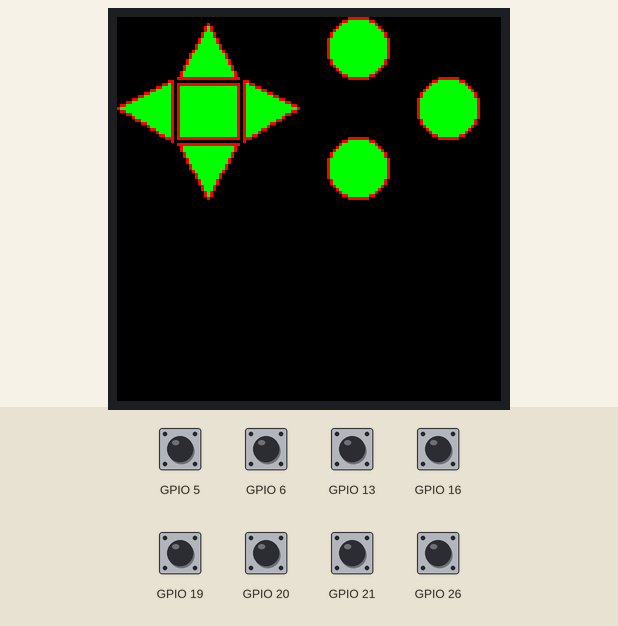
Recording of a program running on a simulated Raspberry Pi (BCM pin numbers). Shown: 128×128 colour display. The inputs (shaded band) are chosen by the test bench; at power-on: GPIO 5, GPIO 6, GPIO 13, GPIO 16, GPIO 19–21, GPIO 26 HIGH. The clock reads 2024-03-15 10:24:30 at power-on unless the program sets it; library files of the repository ran but are not shown: LCD_1in44.py; what the program prints to the terminal is not drawn.

Above: at 1.5 s.
1.6 s: GPIO 5 pulled LOW for 0.15 s
At 1.79 s:
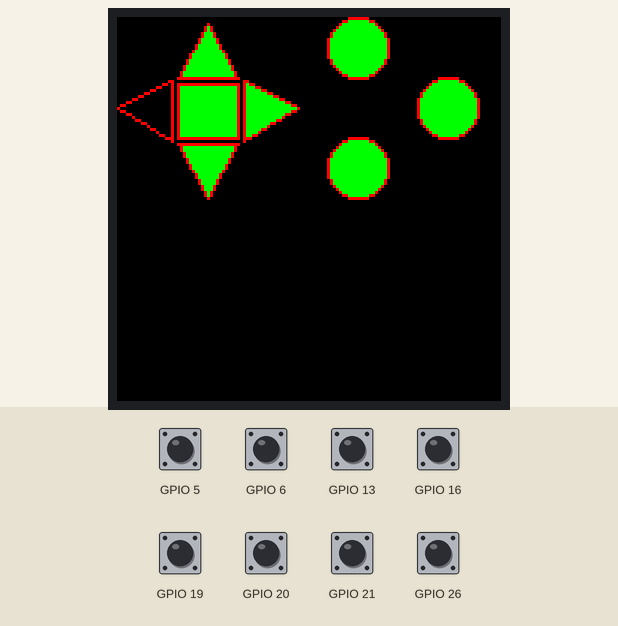
3.4 s: GPIO 6 pulled LOW for 0.15 s
At 3.59 s:
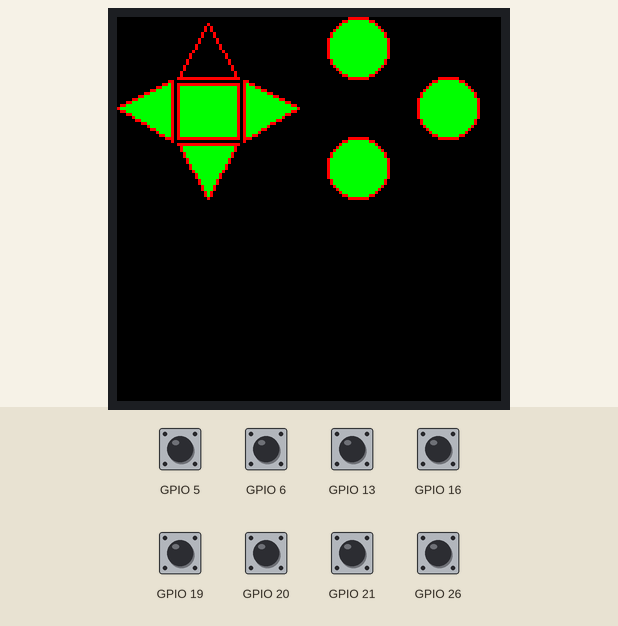
Timing chart, 0 to 6.4 s (numbered marks = the images above; inputs shaded):
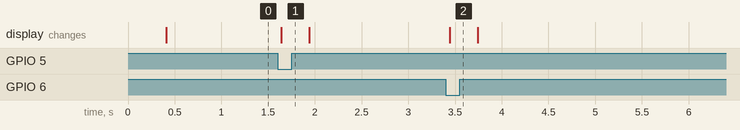

Measured:
- after the input at 1.6 s, the display: changes at once (image 1)
- after the input at 3.4 s, the display: changes at once (image 2)

The program:

key_demo.py
```python
# -*- coding:utf-8 -*-
import LCD_1in44

from PIL import Image,ImageDraw,ImageFont,ImageColor

# 240x240 display with hardware SPI:
disp = LCD_1in44.LCD()
Lcd_ScanDir = LCD_1in44.SCAN_DIR_DFT  #SCAN_DIR_DFT = D2U_L2R
disp.LCD_Init(Lcd_ScanDir)
disp.LCD_Clear()

# Create blank image for drawing.
# Make sure to create image with mode '1' for 1-bit color.
image = Image.new('RGB', (disp.width, disp.height))

# Get drawing object to draw on image.
draw = ImageDraw.Draw(image)

# Draw a black filled box to clear the image.
draw.rectangle((0,0,disp.width,disp.height), outline=0, fill=0)
disp.LCD_ShowImage(image,0,0)

try:
    while True:
        # with canvas(device) as draw:
        if disp.digital_read(disp.GPIO_KEY_UP_PIN ) == 0: # button is released
            draw.polygon([(20, 20), (30, 2), (40, 20)], outline=255, fill=0xff00)  #Up
        else: # button is pressed:
            draw.polygon([(20, 20), (30, 2), (40, 20)], outline=255, fill=0)  #Up filled
            print ("Up" )

        if disp.digital_read(disp.GPIO_KEY_LEFT_PIN) == 0: # button is released
            draw.polygon([(0, 30), (18, 21), (18, 41)], outline=255, fill=0xff00)  #left
        else: # button is pressed:
            draw.polygon([(0, 30), (18, 21), (18, 41)], outline=255, fill=0)  #left filled
            print ("left")

        if disp.digital_read(disp.GPIO_KEY_RIGHT_PIN) == 0: # button is released
            draw.polygon([(60, 30), (42, 21), (42, 41)], outline=255, fill=0xff00) #right
        else: # button is pressed:
            draw.polygon([(60, 30), (42, 21), (42, 41)], outline=255, fill=0) #right filled
            print ("right")

        if disp.digital_read(disp.GPIO_KEY_DOWN_PIN) == 0: # button is released
            draw.polygon([(30, 60), (40, 42), (20, 42)], outline=255, fill=0xff00) #down
        else: # button is pressed:
            draw.polygon([(30, 60), (40, 42), (20, 42)], outline=255, fill=0) #down filled
            print ("down")

        if disp.digital_read(disp.GPIO_KEY_PRESS_PIN) == 0: # button is released
            draw.rectangle((20, 22,40,40), outline=255, fill=0xff00) #center
        else: # button is pressed:
            draw.rectangle((20, 22,40,40), outline=255, fill=0) #center filled
            print ("center")

        if disp.digital_read(disp.GPIO_KEY1_PIN) == 0: # button is released
            draw.ellipse((70,0,90,20), outline=255, fill=0xff00) #A button
        else: # button is pressed:
            draw.ellipse((70,0,90,20), outline=255, fill=0) #A button filled
            print ("KEY1")

        if disp.digital_read(disp.GPIO_KEY2_PIN) == 0: # button is released
            draw.ellipse((100,20,120,40), outline=255, fill=0xff00) #B button]
        else: # button is pressed:
            draw.ellipse((100,20,120,40), outline=255, fill=0) #B button filled
            print ("KEY2")

        if disp.digital_read(disp.GPIO_KEY3_PIN) == 0: # button is released
            draw.ellipse((70,40,90,60), outline=255, fill=0xff00) #A button
        else: # button is pressed:
            draw.ellipse((70,40,90,60), outline=255, fill=0) #A button filled
            print ("KEY3")

        disp.LCD_ShowImage(image,0,0)
except:
	print("except")
disp.module_exit()
```

config.py
```python
# (licence header left out)
import spidev
import time
import logging
import numpy as np
from gpiozero import *

#GPIO define
KEY_UP_PIN     = 6
KEY_DOWN_PIN   = 19
KEY_LEFT_PIN   = 5
KEY_RIGHT_PIN  = 26
KEY_PRESS_PIN  = 13

KEY1_PIN       = 21
KEY2_PIN       = 20
KEY3_PIN       = 16

class RaspberryPi:
    def __init__(self,spi=spidev.SpiDev(0,0),spi_freq=40000000,rst = 27,dc = 25,bl = 24,bl_freq=1000,i2c=None,i2c_freq=100000):
        self.np=np
        self.INPUT = False
        self.OUTPUT = True

        self.SPEED  =spi_freq
        self.BL_freq=bl_freq

        self.GPIO_RST_PIN= self.gpio_mode(rst,self.OUTPUT)
        self.GPIO_DC_PIN = self.gpio_mode(dc,self.OUTPUT)
        self.GPIO_BL_PIN = self.gpio_pwm(bl)
        self.bl_DutyCycle(0)

        #init GPIO
        # for P4:
        # sudo vi /boot/config.txt
        # gpio=6,19,5,26,13,21,20,16=pu

        self.GPIO_KEY_UP_PIN     = self.gpio_mode(KEY_UP_PIN,self.INPUT,True,None)
        self.GPIO_KEY_DOWN_PIN   = self.gpio_mode(KEY_DOWN_PIN,self.INPUT,True,None)
        self.GPIO_KEY_LEFT_PIN   = self.gpio_mode(KEY_LEFT_PIN,self.INPUT,True,None)
        self.GPIO_KEY_RIGHT_PIN  = self.gpio_mode(KEY_RIGHT_PIN,self.INPUT,True,None)
        self.GPIO_KEY_PRESS_PIN  = self.gpio_mode(KEY_PRESS_PIN,self.INPUT,True,None)

        self.GPIO_KEY1_PIN       = self.gpio_mode(KEY1_PIN,self.INPUT,True,None)
        self.GPIO_KEY2_PIN       = self.gpio_mode(KEY2_PIN,self.INPUT,True,None)
        self.GPIO_KEY3_PIN       = self.gpio_mode(KEY3_PIN,self.INPUT,True,None)


        #Initialize SPI
        self.SPI = spi
        if self.SPI!=None :
            self.SPI.max_speed_hz = spi_freq
            self.SPI.mode = 0b00

    def gpio_mode(self,Pin,Mode,pull_up = None,active_state = True):
        if Mode:
            return DigitalOutputDevice(Pin,active_high = True,initial_value =False)
        else:
            return DigitalInputDevice(Pin,pull_up=pull_up,active_state=active_state)

    def digital_write(self, Pin, value):
        if value:
            Pin.on()
        else:
            Pin.off()

    def digital_read(self, Pin):
        return Pin.value

    def delay_ms(self, delaytime):
        time.sleep(delaytime / 1000.0)

    def gpio_pwm(self,Pin):
        return PWMOutputDevice(Pin,frequency = self.BL_freq)

    def spi_writebyte(self, data):
        if self.SPI!=None :
            self.SPI.writebytes(data)

    def bl_DutyCycle(self, duty):
        self.GPIO_BL_PIN.value = duty / 100

    def bl_Frequency(self,freq):# Hz
        self.GPIO_BL_PIN.frequency = freq

    def module_init(self):
        if self.SPI!=None :
            self.SPI.max_speed_hz = self.SPEED
            self.SPI.mode = 0b00
        return 0

    def module_exit(self):
        logging.debug("spi end")
        if self.SPI!=None :
            self.SPI.close()

        logging.debug("gpio cleanup...")
        self.digital_write(self.GPIO_RST_PIN, 1)
        self.digital_write(self.GPIO_DC_PIN, 0)
        self.GPIO_BL_PIN.close()
        time.sleep(0.001)

### END OF FILE ###
```
